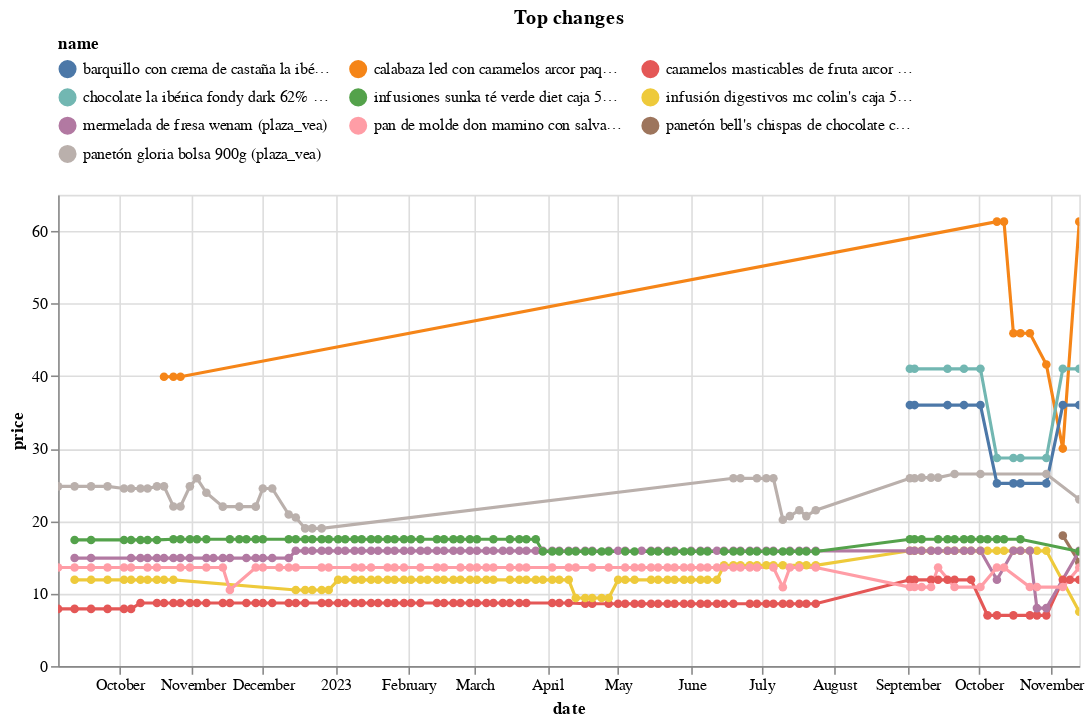

Notebook cell for this chart:
### Code cell
top_changes.head(10).pipe(plot_changes, 'Top changes')

### Figure 1 — Vega-Lite specification as saved in the notebook (floating-point values rounded to 4 significant figures; data arrays with more than 128 entries replaced by an {"elided": "..."} marker saying what was removed)
{"config": {"view": {"continuousWidth": 300, "continuousHeight": 300}, "legend": {"columns": 3, "orient": "top"}}, "data": {"name": "data-77ba4eada733aeb5d9553c1f7b024732"}, "mark": {"type": "line", "point": true}, "encoding": {"color": {"field": "name", "scale": {"domain": ["barquillo con crema de castaña la ibérica táper 350g (plaza_vea)", "calabaza led con caramelos arcor paquete 200g (plaza_vea)", "caramelos masticables de fruta arcor bolsa 412g (plaza_vea)", "chocolate la ibérica fondy dark 62% barra 50g bolsa 6un (plaza_vea)", "infusiones sunka té verde diet caja 50un (plaza_vea)", "infusión digestivos mc colin's caja 50un (plaza_vea)", "mermelada de fresa wenam (plaza_vea)", "pan de molde don mamino con salvado de trigo bolsa 560g (plaza_vea)", "panetón bell's chispas de chocolate caja 500g (plaza_vea)", "panetón gloria bolsa 900g (plaza_vea)"]}, "type": "nominal"}, "tooltip": [{"field": "name", "type": "nominal"}, {"field": "price", "type": "quantitative"}, {"field": "last_price", "type": "quantitative"}], "x": {"field": "date", "type": "temporal"}, "y": {"field": "price", "type": "quantitative"}}, "params": [{"name": "param_1", "select": {"type": "point", "fields": ["name"]}, "bind": "legend"}, {"name": "param_2", "select": {"type": "interval", "encodings": ["x", "y"]}, "bind": "scales"}], "title": "Top changes", "transform": [{"filter": {"param": "param_1"}}], "width": 650, "$schema": "https://vega.github.io/schema/vega-lite/v5.15.1.json", "datasets": {"data-77ba4eada733aeb5d9553c1f7b024732": {"elided": "525 records"}}}
